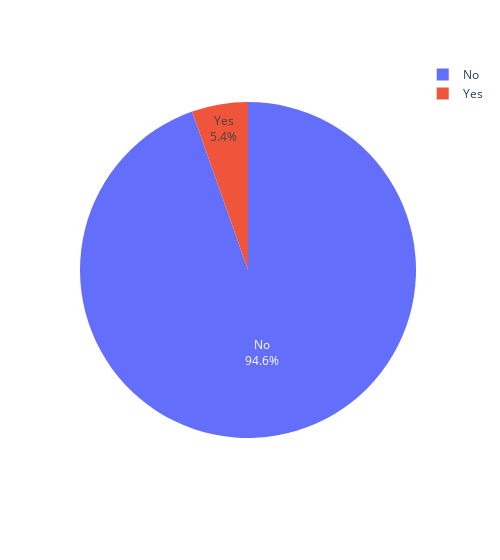

Notebook code for this chart:
### Code cell
fig = px.pie(dataset.heart_disease.value_counts(), values = dataset.heart_disease.value_counts().values, names = \
    dataset.heart_disease.value_counts().index,width=500)
fig.update_traces(textposition='inside', textinfo='percent+label')

fig.show()

### Figure 1 — Plotly figure (JSON) as saved in the notebook; plotly's stock layout.template omitted (floating-point values rounded to 4 significant figures)
{"data": [{"domain": {"x": [0, 1], "y": [0, 1]}, "hovertemplate": "label=%{label}<br>value=%{value}<extra></extra>", "labels": ["No", "Yes"], "legendgroup": "", "name": "", "showlegend": true, "textinfo": "percent+label", "textposition": "inside", "type": "pie", "values": [4834, 276]}], "layout": {"legend": {"tracegroupgap": 0}, "margin": {"t": 60}, "width": 500}}
